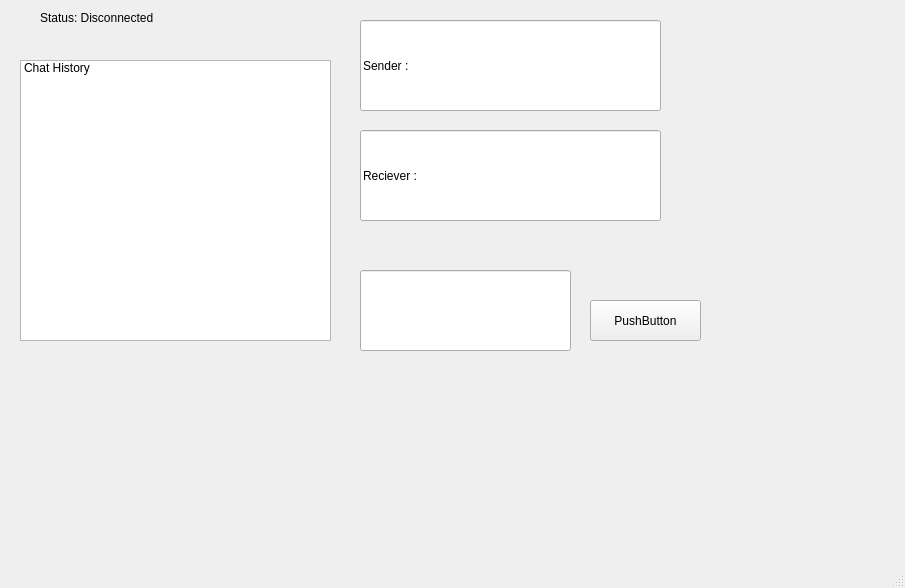
<?xml version="1.0" encoding="UTF-8"?>
<ui version="4.0">
 <class>MainWindow</class>
 <widget class="QMainWindow" name="MainWindow">
  <property name="geometry">
   <rect>
    <x>0</x>
    <y>0</y>
    <width>905</width>
    <height>588</height>
   </rect>
  </property>
  <property name="windowTitle">
   <string>MainWindow</string>
  </property>
  <widget class="QWidget" name="centralwidget">
   <widget class="QLineEdit" name="messageLineEdit">
    <property name="geometry">
     <rect>
      <x>360</x>
      <y>270</y>
      <width>211</width>
      <height>81</height>
     </rect>
    </property>
    <property name="text">
     <string/>
    </property>
   </widget>
   <widget class="QPushButton" name="sendButton">
    <property name="geometry">
     <rect>
      <x>590</x>
      <y>300</y>
      <width>111</width>
      <height>41</height>
     </rect>
    </property>
    <property name="text">
     <string>PushButton</string>
    </property>
   </widget>
   <widget class="QListWidget" name="chatDisplay_1">
    <property name="geometry">
     <rect>
      <x>20</x>
      <y>60</y>
      <width>311</width>
      <height>281</height>
     </rect>
    </property>
    <item>
     <property name="text">
      <string>Chat History</string>
     </property>
    </item>
   </widget>
   <widget class="QLineEdit" name="receiverLineEdit">
    <property name="geometry">
     <rect>
      <x>360</x>
      <y>130</y>
      <width>301</width>
      <height>91</height>
     </rect>
    </property>
    <property name="text">
     <string>Reciever :</string>
    </property>
   </widget>
   <widget class="QLineEdit" name="senderLineEdit">
    <property name="geometry">
     <rect>
      <x>360</x>
      <y>20</y>
      <width>301</width>
      <height>91</height>
     </rect>
    </property>
    <property name="text">
     <string>Sender :</string>
    </property>
   </widget>
   <widget class="QLabel" name="statusLabel">
    <property name="geometry">
     <rect>
      <x>40</x>
      <y>10</y>
      <width>161</width>
      <height>16</height>
     </rect>
    </property>
    <property name="text">
     <string>Status: Disconnected</string>
    </property>
   </widget>
  </widget>
  <widget class="QMenuBar" name="menubar">
   <property name="geometry">
    <rect>
     <x>0</x>
     <y>0</y>
     <width>905</width>
     <height>30</height>
    </rect>
   </property>
  </widget>
  <widget class="QStatusBar" name="statusbar"/>
 </widget>
 <resources/>
 <connections/>
</ui>
